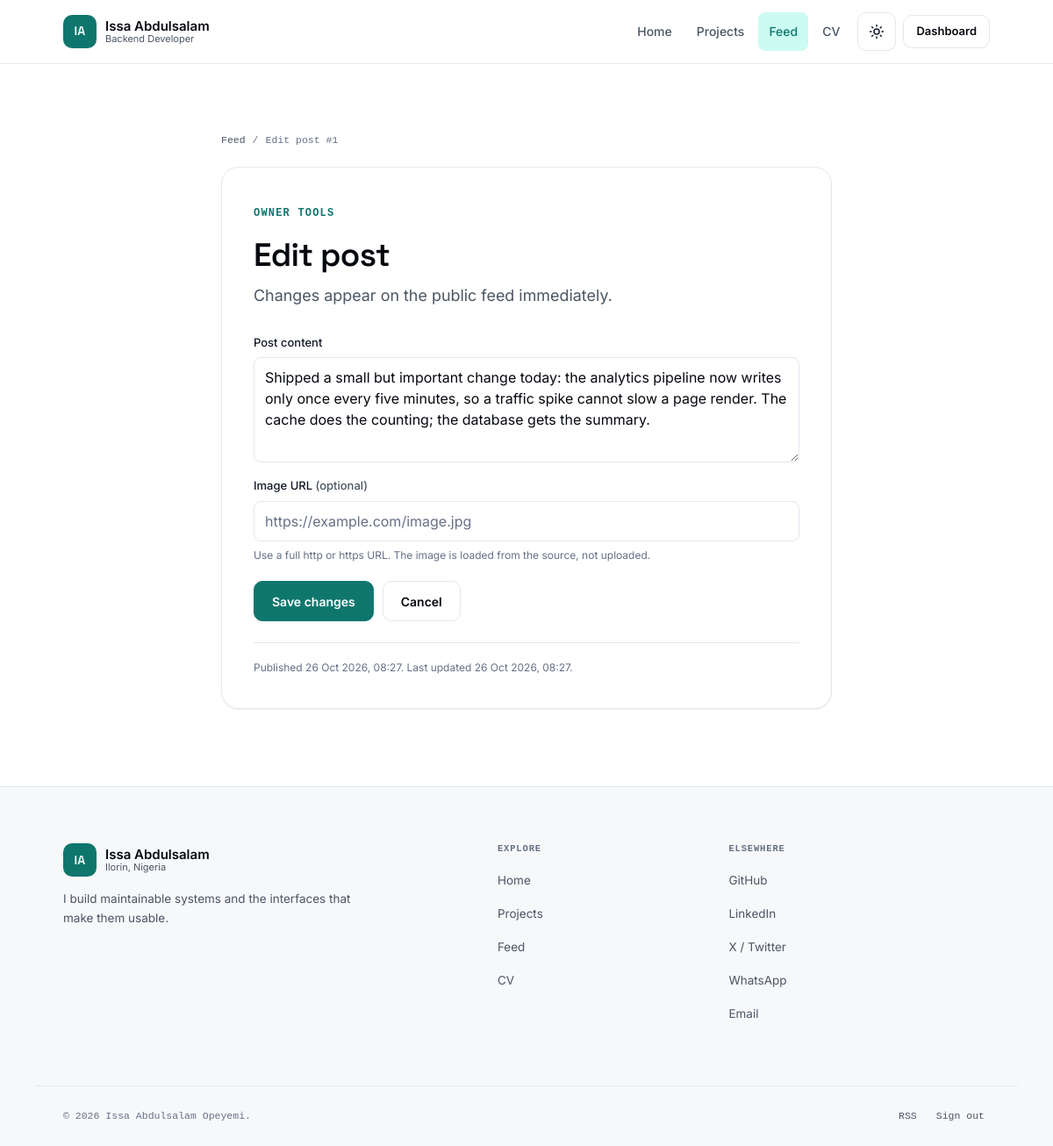
Page /feed/1/edit/ (signed in) on the committed database.
### portfolio/models.py (models this page shows, shortened)
class FeedPost(models.Model):
    author = models.ForeignKey(
        settings.AUTH_USER_MODEL,
        on_delete=models.CASCADE,
        related_name="feed_posts",
    )
    content = models.TextField()
    image_url = models.URLField(
        max_length=500,
        blank=True,
        help_text="Optional external image URL. Images are never uploaded here.",
    )
    is_published = models.BooleanField(default=True)
    created_at = models.DateTimeField(auto_now_add=True, db_index=True)
    updated_at = models.DateTimeField(auto_now=True)
    class Meta:
        ordering = ["-created_at"]
        indexes = [models.Index(fields=["-created_at"], name="feed_created_idx")]
    def get_absolute_url(self):
        return f"{reverse('portfolio:feed')}#post-{self.pk}"

### portfolio/views.py (the view)
# urls.py: path("feed/<int:pk>/edit/", views.feed_edit, name="feed_edit"),
@staff_required
@require_http_methods(["GET", "POST"])
def feed_edit(request, pk):
    post = get_object_or_404(FeedPost, pk=pk)
    if request.method == "POST":
        form = FeedPostForm(request.POST, instance=post)
        if form.is_valid():
            form.save()
            messages.success(request, "Post updated.")
            return redirect(post.get_absolute_url())
    else:
        form = FeedPostForm(instance=post)
    return render(
        request,
        "portfolio/feed_edit.html",
        {"form": form, "post": post},
    )

### portfolio/forms.py (shortened to what this page needs)
class FeedPostForm(forms.ModelForm):
    class Meta:
        model = FeedPost
        fields = ["content", "image_url"]
        widgets = {
            "content": forms.Textarea(
                attrs={
                    "class": "input textarea",
                    "rows": 4,
                    "maxlength": 5000,
                    "placeholder": "What are you building, learning, or shipping?",
                    "data-autogrow": "",
                    "data-counter": "5000",
                    "data-counter-target": "composer-counter",
                }
            ),
            "image_url": forms.URLInput(
                attrs={
                    "class": "input",
                    "placeholder": "https://example.com/image.jpg",
                    "inputmode": "url",
                }
            ),
        }

### portfolio/templates/portfolio/feed_edit.html (shortened to what this page needs)
{% extends "base/base_template.html" %}
{% block content %}
<div class="container form-page">
  <nav class="breadcrumbs" aria-label="Breadcrumb">
    <a href="{% url 'portfolio:feed' %}">Feed</a>
    <span aria-hidden="true">/</span>
    <span aria-current="page">Edit post #{{ post.pk }}</span>
  </nav>
  <div class="form-card">
    <p class="eyebrow">Owner tools</p>
    <h1>Edit post</h1>
    <p class="lead">Changes appear on the public feed immediately.</p>
    <form method="post" class="auth-form" novalidate>
      <div class="field">
        <label for="{{ form.content.id_for_label }}">Post content</label>
        {{ form.content }}
      </div>
      <div class="field">
        <label for="{{ form.image_url.id_for_label }}">Image URL <span class="muted">(optional)</span></label>
        {{ form.image_url }}
        <p class="form-help">Use a full http or https URL. The image is loaded from the source, not uploaded.</p>
      </div>
      <div class="form-actions">
        <button class="btn btn-primary" type="submit">Save changes</button>
        <a class="btn btn-ghost" href="{{ post.get_absolute_url }}">Cancel</a>
      </div>
    </form>
    <div class="auth-note">
      Published {{ post.created_at|date:"d M Y, H:i" }}. Last updated {{ post.updated_at|date:"d M Y, H:i" }}.
    </div>
  </div>
</div>
{% endblock %}

### portfolio/static/portfolio/css/styles.css (style rules this page uses)
.muted { color: var(--text-muted); }
.lead { color: var(--text-muted); font-size: clamp(1rem, 1.8vw, 1.12rem); max-width: 62ch; }
.breadcrumbs { display: flex; align-items: center; flex-wrap: wrap; gap: 8px; padding-top: 22px; color: var(--text-faint); font-family: var(--font-mono); font-size: 11.5px; }
.breadcrumbs a { color: var(--text-muted); text-decoration: none; }
.auth-form { display: grid; gap: 16px; margin-top: 28px; }
.auth-note { margin-top: 24px; padding-top: 18px; border-top: 1px solid var(--border); color: var(--text-faint); font-size: 12px; }
.field { display: grid; gap: 6px; }
.field label { color: var(--text); font-size: 13px; font-weight: 500; }
.input, .textarea, .select { width: 100%; min-height: 46px; padding: 10px 12px; border: 1px solid var(--border); border-radius: 8px; background: var(--surface); color: var(--text-strong); font-size: 16px; line-height: 1.5; transition: border-color 0.15s ease, box-shadow 0.15s ease; }
.input::placeholder, .textarea::placeholder { color: var(--text-faint); opacity: 1; }
.textarea { min-height: 120px; resize: vertical; }
.form-help, .helptext { color: var(--text-faint); font-size: 12px; }
.form-actions { display: flex; align-items: center; gap: 10px; flex-wrap: wrap; margin-top: 4px; }
.form-page { max-width: 760px; padding-block: clamp(24px, 5vw, 56px) clamp(48px, 8vw, 88px); }
.form-card { margin-top: 20px; padding: clamp(22px, 4vw, 36px); border: 1px solid var(--border); border-radius: var(--radius-lg); background: var(--surface); box-shadow: var(--shadow-sm); }
.form-card h1 { font-size: clamp(1.7rem, 4vw, 2.3rem); }
.form-card > p.lead { margin-top: 10px; }

### rows in the picture
FeedPost: pk "1", content "Shipped a small but important change today: the analytics pipeline now writes only once every five minutes, so a traffic spike cannot slow a page render. The cache does the counting; the database gets the summary.", created_at "26 Oct 2026, 08:27", updated_at "26 Oct 2026, 08:27"

### other values in the picture
{{ site.short_name }} "Issa Abdulsalam"
{{ site.role_title }} "Backend Developer"
{{ site.location }} "Ilorin, Nigeria"
{{ site.tagline }} "I build maintainable systems and the interfaces that make them usable."
{{ site.full_name }} "Issa Abdulsalam Opeyemi"
